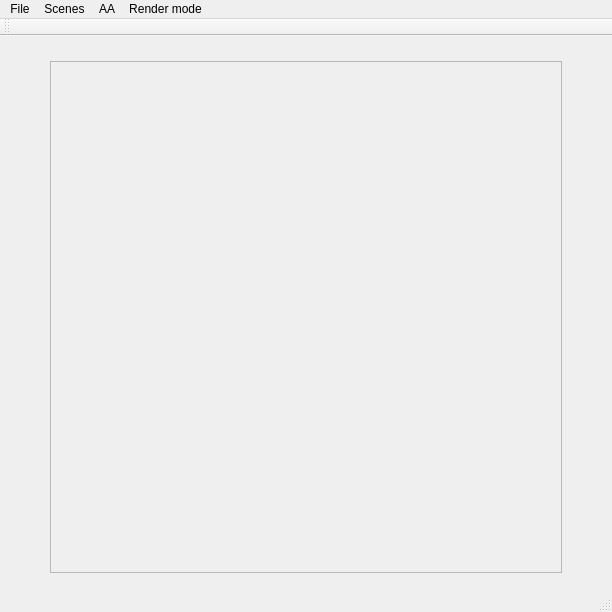
<?xml version="1.0" encoding="UTF-8"?>
<ui version="4.0">
 <class>MainWindow</class>
 <widget class="QMainWindow" name="MainWindow">
  <property name="geometry">
   <rect>
    <x>0</x>
    <y>0</y>
    <width>612</width>
    <height>612</height>
   </rect>
  </property>
  <property name="windowTitle">
   <string>MainWindow</string>
  </property>
  <widget class="QWidget" name="centralWidget">
   <widget class="QGraphicsView" name="scene_display">
    <property name="enabled">
     <bool>false</bool>
    </property>
    <property name="geometry">
     <rect>
      <x>50</x>
      <y>25</y>
      <width>512</width>
      <height>512</height>
     </rect>
    </property>
    <property name="verticalScrollBarPolicy">
     <enum>Qt::ScrollBarAlwaysOff</enum>
    </property>
    <property name="horizontalScrollBarPolicy">
     <enum>Qt::ScrollBarAlwaysOff</enum>
    </property>
    <property name="sizeAdjustPolicy">
     <enum>QAbstractScrollArea::AdjustToContents</enum>
    </property>
    <property name="interactive">
     <bool>false</bool>
    </property>
   </widget>
  </widget>
  <widget class="QMenuBar" name="menuBar">
   <property name="geometry">
    <rect>
     <x>0</x>
     <y>0</y>
     <width>612</width>
     <height>17</height>
    </rect>
   </property>
   <widget class="QMenu" name="menuFile">
    <property name="title">
     <string>File</string>
    </property>
    <addaction name="actionLoad_Scene"/>
    <addaction name="actionSave_Image"/>
    <addaction name="actionQuit_Esc"/>
   </widget>
   <widget class="QMenu" name="menuScenes">
    <property name="title">
     <string>Scenes</string>
    </property>
    <addaction name="actionEquilateral_Triangle"/>
   </widget>
   <widget class="QMenu" name="menuAA">
    <property name="title">
     <string>AA</string>
    </property>
    <addaction name="action_AA1x"/>
    <addaction name="action_AA4x"/>
    <addaction name="action_AA9x"/>
    <addaction name="action_AA16x"/>
   </widget>
   <widget class="QMenu" name="menuRender_mode">
    <property name="title">
     <string>Render mode</string>
    </property>
    <addaction name="action_Solid_Face"/>
    <addaction name="action_Wireframe"/>
   </widget>
   <addaction name="menuFile"/>
   <addaction name="menuScenes"/>
   <addaction name="menuAA"/>
   <addaction name="menuRender_mode"/>
  </widget>
  <widget class="QToolBar" name="mainToolBar">
   <attribute name="toolBarArea">
    <enum>TopToolBarArea</enum>
   </attribute>
   <attribute name="toolBarBreak">
    <bool>false</bool>
   </attribute>
  </widget>
  <widget class="QStatusBar" name="statusBar"/>
  <action name="actionLoad_Scene">
   <property name="text">
    <string>Load Scene (Ctrl+O)</string>
   </property>
   <property name="shortcut">
    <string>Ctrl+O</string>
   </property>
  </action>
  <action name="actionSave_Image">
   <property name="text">
    <string>Save Image (Ctrl+S)</string>
   </property>
   <property name="shortcut">
    <string>Ctrl+S</string>
   </property>
  </action>
  <action name="actionEquilateral_Triangle">
   <property name="text">
    <string>Equilateral Triangle</string>
   </property>
  </action>
  <action name="actionQuit_Esc">
   <property name="text">
    <string>Quit (Esc)</string>
   </property>
  </action>
  <action name="action_AA1x">
   <property name="text">
    <string>1x</string>
   </property>
  </action>
  <action name="action_AA4x">
   <property name="text">
    <string>4x</string>
   </property>
  </action>
  <action name="action_AA9x">
   <property name="text">
    <string>9x</string>
   </property>
  </action>
  <action name="action_AA16x">
   <property name="text">
    <string>16x</string>
   </property>
  </action>
  <action name="action_Solid_Face">
   <property name="text">
    <string>Solid Face</string>
   </property>
  </action>
  <action name="action_Wireframe">
   <property name="text">
    <string>Wireframe</string>
   </property>
  </action>
 </widget>
 <layoutdefault spacing="6" margin="11"/>
 <resources/>
 <connections/>
</ui>
